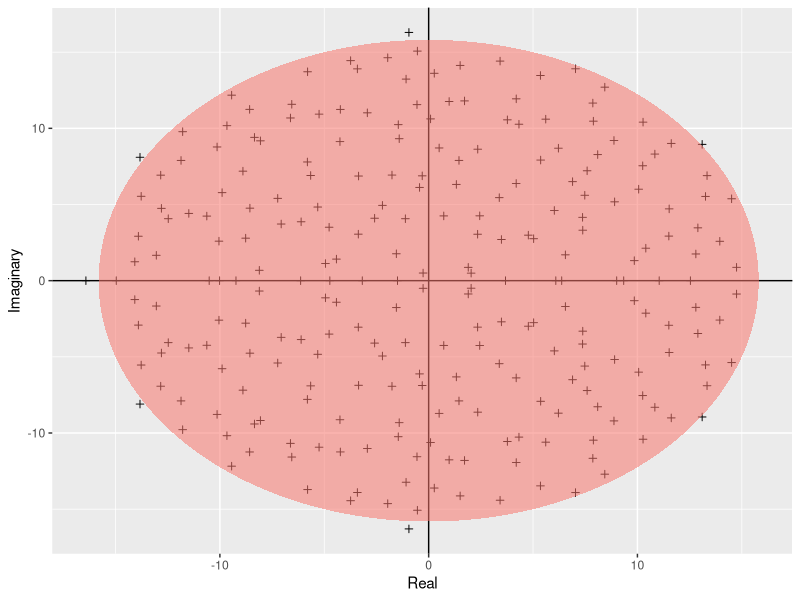

The R source for this figure: (Note: this script raises an error after producing the figure.)
#!/usr/bin/env Rscript
# Author: David Scott
# Contact: david.scott18@imperial.ac.uk
# Date:  October 29 2018
# Description: Girko's Law Simulation

rm(list = ls()) 
graphics.off() 

#packages
library(ggplot2)

build_ellipse <- function(hradius, vradius){ # function that returns an ellipse
  npoints = 250
  a <- seq(0, 2 * pi, length = npoints + 1)
  x <- hradius * cos(a)
  y <- vradius * sin(a)  
  return(data.frame(x = x, y = y))
}

N <- 250 # Assign size of the matrix

M <- matrix(rnorm(N * N), N, N) # Build the matrix

eigvals <- eigen(M)$values # Find the eigenvalues

eigDF <- data.frame("Real" = Re(eigvals), "Imaginary" = Im(eigvals)) # Build a dataframe

my_radius <- sqrt(N) # The radius of the circle is sqrt(N)

ellDF <- build_ellipse(my_radius, my_radius) # Dataframe to plot the ellipse

names(ellDF) <- c("Real", "Imaginary") # rename the columns


# Plot the eigenvalues
p <- ggplot(eigDF, aes(x = Real, y = Imaginary))
p <- p +
  geom_point(shape = I(3)) +
  theme(legend.position = "none")

# Add the vertical and horizontal line
p <- p + geom_hline(aes(yintercept = 0))
p <- p + geom_vline(aes(xintercept = 0))

# Add the ellipse
p <- p + geom_polygon(data = ellDF, aes(x = Real, y = Imaginary, alpha = 1/20, fill = "red"))

# Save as pdf 
pdf("../Results/Girko.pdf") # Open blank pdf page using a relative path
print(p)
graphics.off() 
